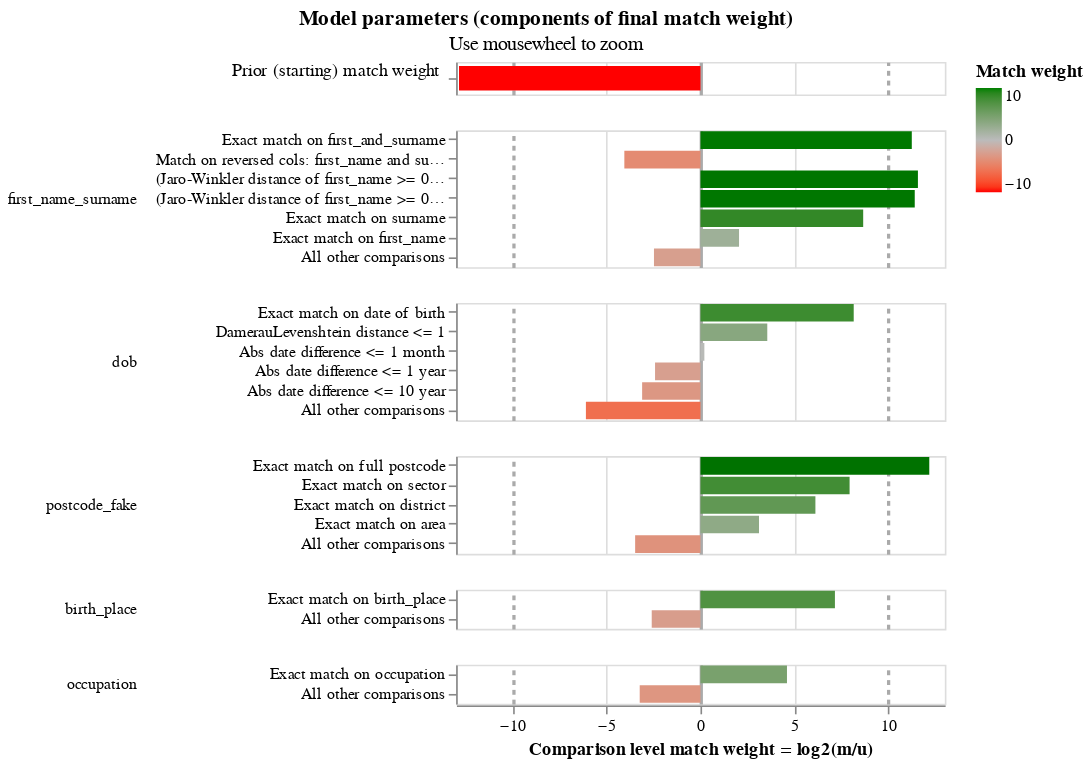

Notebook code for this chart:
### Markdown cell above
### Visualise the match weights

### Code cell
linker.visualisations.match_weights_chart()

### Figure 1 — Vega-Lite specification as saved in the notebook (floating-point values rounded to 4 significant figures)
{"config": {"view": {"continuousWidth": 300, "continuousHeight": 300, "discreteHeight": 60, "discreteWidth": 400}, "header": {"title": null}, "mark": {"tooltip": null}, "title": {"anchor": "middle"}}, "vconcat": [{"mark": {"type": "bar", "clip": true, "height": 15}, "encoding": {"color": {"field": "log2_bayes_factor", "scale": {"domain": [-10, 0, 10], "interpolate": "lab", "range": ["red", "#bbbbbb", "green"]}, "title": "Match weight", "type": "quantitative"}, "tooltip": [{"field": "comparison_name", "title": "Comparison name", "type": "nominal"}, {"field": "probability_two_random_records_match", "format": ".4f", "title": "Probability two random records match", "type": "nominal"}, {"field": "log2_bayes_factor", "format": ",.4f", "title": "Equivalent match weight", "type": "quantitative"}, {"field": "bayes_factor_description", "title": "Match weight description", "type": "nominal"}], "x": {"axis": {"domain": false, "gridColor": {"condition": {"test": "abs(datum.value / 10)  <= 1 & datum.value % 10 === 0", "value": "#aaa"}, "value": "#ddd"}, "gridDash": {"condition": {"test": "abs(datum.value / 10) == 1", "value": [3]}, "value": null}, "gridWidth": {"condition": {"test": "abs(datum.value / 10)  <= 1 & datum.value % 10 === 0", "value": 2}, "value": 1}, "labels": false, "ticks": false, "title": ""}, "field": "log2_bayes_factor", "scale": {"domain": [-13, 13]}, "type": "quantitative"}, "y": {"axis": {"title": "Prior (starting) match weight", "titleAlign": "right", "titleAngle": 0, "titleFontWeight": "normal"}, "field": "label_for_charts", "sort": {"field": "comparison_vector_value", "order": "descending"}, "type": "nominal"}}, "height": 20, "transform": [{"filter": "(datum.comparison_name == 'probability_two_random_records_match')"}]}, {"mark": {"type": "bar", "clip": true}, "encoding": {"color": {"field": "log2_bayes_factor", "scale": {"domain": [-10, 0, 10], "interpolate": "lab", "range": ["red", "#bbbbbb", "green"]}, "title": "Match weight", "type": "quantitative"}, "row": {"field": "comparison_name", "header": {"labelAlign": "left", "labelAnchor": "middle", "labelAngle": 0}, "sort": {"field": "comparison_sort_order"}, "type": "nominal"}, "tooltip": [{"field": "comparison_name", "title": "Comparison name", "type": "nominal"}, {"field": "label_for_charts", "title": "Label", "type": "ordinal"}, {"field": "sql_condition", "title": "SQL condition", "type": "nominal"}, {"field": "m_probability", "format": ".10~g", "title": "M probability", "type": "quantitative"}, {"field": "u_probability", "format": ".10~g", "title": "U probability", "type": "quantitative"}, {"field": "bayes_factor", "format": ",.6f", "title": "Bayes factor = m/u", "type": "quantitative"}, {"field": "log2_bayes_factor", "format": ".4~g", "title": "Match weight = log2(m/u)", "type": "quantitative"}, {"field": "bayes_factor_description", "title": "Match weight description", "type": "nominal"}, {"field": "m_probability_description", "title": "m probability description", "type": "nominal"}, {"field": "u_probability_description", "title": "u probability description", "type": "nominal"}], "x": {"axis": {"gridColor": {"condition": {"test": "abs(datum.value / 10)  <= 1 & datum.value % 10 === 0", "value": "#aaa"}, "value": "#ddd"}, "gridDash": {"condition": {"test": "abs(datum.value / 10) == 1", "value": [3]}, "value": null}, "gridWidth": {"condition": {"test": "abs(datum.value / 10)  <= 1 & datum.value % 10 === 0", "value": 2}, "value": 1}, "title": "Comparison level match weight = log2(m/u)"}, "field": "log2_bayes_factor", "scale": {"domain": [-13, 13]}, "type": "quantitative"}, "y": {"axis": {"title": null}, "field": "label_for_charts", "sort": {"field": "comparison_vector_value", "order": "descending"}, "type": "nominal"}}, "height": {"step": 12}, "resolve": {"axis": {"y": "independent"}, "scale": {"y": "independent"}}, "transform": [{"filter": "(datum.comparison_name != 'probability_two_random_records_match')"}]}], "data": {"name": "data-efc621d68c0df6958d2bab942d7b8efe"}, "params": [{"name": "mouse_zoom", "select": {"type": "interval", "encodings": ["x"]}, "bind": "scales", "views": []}], "resolve": {"axis": {"y": "independent"}, "scale": {"y": "independent"}}, "title": {"text": "Model parameters (components of final match weight)", "subtitle": "Use mousewheel to zoom"}, "$schema": "https://vega.github.io/schema/vega-lite/v5.9.3.json", "datasets": {"data-efc621d68c0df6958d2bab942d7b8efe": [{"comparison_name": "probability_two_random_records_match", "sql_condition": null, "label_for_charts": "", "m_probability": null, "u_probability": null, "m_probability_description": null, "u_probability_description": null, "has_tf_adjustments": false, "tf_adjustment_column": null, "tf_adjustment_weight": null, "is_null_level": false, "bayes_factor": 0.0001358, "log2_bayes_factor": -12.85, "comparison_vector_value": 0, "max_comparison_vector_value": 0, "bayes_factor_description": "The probability that two random records drawn at random match is 0.000 or one in  7,362.3 records.This is equivalent to a starting match weight of -12.846.", "probability_two_random_records_match": 0.0001358, "comparison_sort_order": -1}, {"comparison_name": "first_name_surname", "sql_condition": "\"first_and_surname_l\" = \"first_and_surname_r\"", "label_for_charts": "Exact match on first_and_surname", "m_probability": 0.425, "u_probability": 0.0001754, "m_probability_description": "Amongst matching record comparisons, 42.5% of records (i.e. one in 2.353) are in the exact match on first_and_surname comparison level", "u_probability_description": "Amongst non-matching record comparisons, 0.01754% of records (i.e. one in 5,703) are in the exact match on first_and_surname comparison level", "has_tf_adjustments": true, "tf_adjustment_column": "first_and_surname", "tf_adjustment_weight": 1.0, "is_null_level": false, "bayes_factor": 2423.0, "log2_bayes_factor": 11.24, "comparison_vector_value": 6, "max_comparison_vector_value": 6, "bayes_factor_description": "If comparison level is `exact match on first_and_surname` then comparison is 2,423 times more likely to be a match", "probability_two_random_records_match": 0.0001358, "comparison_sort_order": 0}, {"comparison_name": "first_name_surname", "sql_condition": "\"first_name_l\" = \"surname_r\" AND \"first_name_r\" = \"surname_l\"", "label_for_charts": "Match on reversed cols: first_name and surname (both directions)", "m_probability": 6.288e-05, "u_probability": 0.001042, "m_probability_description": "Amongst matching record comparisons, 0.006288% of records (i.e. one in 15,902) are in the match on reversed cols: first_name and surname (both directions) comparison level", "u_probability_description": "Amongst non-matching record comparisons, 0.1042% of records (i.e. one in 960) are in the match on reversed cols: first_name and surname (both directions) comparison level", "has_tf_adjustments": false, "tf_adjustment_column": null, "tf_adjustment_weight": 1.0, "is_null_level": false, "bayes_factor": 0.06037, "log2_bayes_factor": -4.05, "comparison_vector_value": 5, "max_comparison_vector_value": 6, "bayes_factor_description": "If comparison level is `match on reversed cols: first_name and surname (both directions)` then comparison is 16.56 times less likely to be a match", "probability_two_random_records_match": 0.0001358, "comparison_sort_order": 0}, {"comparison_name": "first_name_surname", "sql_condition": "(jaro_winkler_similarity(\"first_name_l\", \"first_name_r\") >= 0.92) AND (jaro_winkler_similarity(\"surname_l\", \"surname_r\") >= 0.92)", "label_for_charts": "(Jaro-Winkler distance of first_name >= 0.92) AND (Jaro-Winkler distance of surname >= 0.92)", "m_probability": 0.08878, "u_probability": 2.923e-05, "m_probability_description": "Amongst matching record comparisons, 8.878% of records (i.e. one in 11.26) are in the (jaro-winkler distance of first_name >= 0.92) and (jaro-winkler distance of surname >= 0.92) comparison level", "u_probability_description": "Amongst non-matching record comparisons, 0.002923% of records (i.e. one in 34,216) are in the (jaro-winkler distance of first_name >= 0.92) and (jaro-winkler distance of surname >= 0.92) comparison level", "has_tf_adjustments": false, "tf_adjustment_column": null, "tf_adjustment_weight": 1.0, "is_null_level": false, "bayes_factor": 3038.0, "log2_bayes_factor": 11.57, "comparison_vector_value": 4, "max_comparison_vector_value": 6, "bayes_factor_description": "If comparison level is `(jaro-winkler distance of first_name >= 0.92) and (jaro-winkler distance of surname >= 0.92)` then comparison is 3,038 times more likely to be a match", "probability_two_random_records_match": 0.0001358, "comparison_sort_order": 0}, {"comparison_name": "first_name_surname", "sql_condition": "(jaro_winkler_similarity(\"first_name_l\", \"first_name_r\") >= 0.88) AND (jaro_winkler_similarity(\"surname_l\", \"surname_r\") >= 0.88)", "label_for_charts": "(Jaro-Winkler distance of first_name >= 0.88) AND (Jaro-Winkler distance of surname >= 0.88)", "m_probability": 0.08407, "u_probability": 3.111e-05, "m_probability_description": "Amongst matching record comparisons, 8.407% of records (i.e. one in 11.9) are in the (jaro-winkler distance of first_name >= 0.88) and (jaro-winkler distance of surname >= 0.88) comparison level", "u_probability_description": "Amongst non-matching record comparisons, 0.003111% of records (i.e. one in 32,142) are in the (jaro-winkler distance of first_name >= 0.88) and (jaro-winkler distance of surname >= 0.88) comparison level", "has_tf_adjustments": false, "tf_adjustment_column": null, "tf_adjustment_weight": 1.0, "is_null_level": false, "bayes_factor": 2702.0, "log2_bayes_factor": 11.4, "comparison_vector_value": 3, "max_comparison_vector_value": 6, "bayes_factor_description": "If comparison level is `(jaro-winkler distance of first_name >= 0.88) and (jaro-winkler distance of surname >= 0.88)` then comparison is 2,702 times more likely to be a match", "probability_two_random_records_match": 0.0001358, "comparison_sort_order": 0}, {"comparison_name": "first_name_surname", "sql_condition": "\"surname_l\" = \"surname_r\"", "label_for_charts": "Exact match on surname", "m_probability": 0.1728, "u_probability": 0.000428, "m_probability_description": "Amongst matching record comparisons, 17.28% of records (i.e. one in 5.787) are in the exact match on surname comparison level", "u_probability_description": "Amongst non-matching record comparisons, 0.0428% of records (i.e. one in 2,336) are in the exact match on surname comparison level", "has_tf_adjustments": true, "tf_adjustment_column": "surname", "tf_adjustment_weight": 1.0, "is_null_level": false, "bayes_factor": 403.7, "log2_bayes_factor": 8.657, "comparison_vector_value": 2, "max_comparison_vector_value": 6, "bayes_factor_description": "If comparison level is `exact match on surname` then comparison is 404 times more likely to be a match", "probability_two_random_records_match": 0.0001358, "comparison_sort_order": 0}, {"comparison_name": "first_name_surname", "sql_condition": "\"first_name_l\" = \"first_name_r\"", "label_for_charts": "Exact match on first_name", "m_probability": 0.05171, "u_probability": 0.01247, "m_probability_description": "Amongst matching record comparisons, 5.171% of records (i.e. one in 19.34) are in the exact match on first_name comparison level", "u_probability_description": "Amongst non-matching record comparisons, 1.247% of records (i.e. one in 80.18) are in the exact match on first_name comparison level", "has_tf_adjustments": true, "tf_adjustment_column": "first_name", "tf_adjustment_weight": 1.0, "is_null_level": false, "bayes_factor": 4.146, "log2_bayes_factor": 2.052, "comparison_vector_value": 1, "max_comparison_vector_value": 6, "bayes_factor_description": "If comparison level is `exact match on first_name` then comparison is 4.146 times more likely to be a match", "probability_two_random_records_match": 0.0001358, "comparison_sort_order": 0}, {"comparison_name": "first_name_surname", "sql_condition": "ELSE", "label_for_charts": "All other comparisons", "m_probability": 0.1776, "u_probability": 0.9869, "m_probability_description": "Amongst matching record comparisons, 17.76% of records (i.e. one in 5.629) are in the all other comparisons comparison level", "u_probability_description": "Amongst non-matching record comparisons, 98.69% of records (i.e. one in 1.013) are in the all other comparisons comparison level", "has_tf_adjustments": false, "tf_adjustment_column": null, "tf_adjustment_weight": 1.0, "is_null_level": false, "bayes_factor": 0.18, "log2_bayes_factor": -2.474, "comparison_vector_value": 0, "max_comparison_vector_value": 6, "bayes_factor_description": "If comparison level is `all other comparisons` then comparison is 5.555 times less likely to be a match", "probability_two_random_records_match": 0.0001358, "comparison_sort_order": 0}, {"comparison_name": "dob", "sql_condition": "\"dob_l\" = \"dob_r\"", "label_for_charts": "Exact match on date of birth", "m_probability": 0.679, "u_probability": 0.002386, "m_probability_description": "Amongst matching record comparisons, 67.9% of records (i.e. one in 1.473) are in the exact match on date of birth comparison level", "u_probability_description": "Amongst non-matching record comparisons, 0.2386% of records (i.e. one in 419) are in the exact match on date of birth comparison level", "has_tf_adjustments": false, "tf_adjustment_column": null, "tf_adjustment_weight": 1.0, "is_null_level": false, "bayes_factor": 284.6, "log2_bayes_factor": 8.153, "comparison_vector_value": 5, "max_comparison_vector_value": 5, "bayes_factor_description": "If comparison level is `exact match on date of birth` then comparison is 285 times more likely to be a match", "probability_two_random_records_match": 0.0001358, "comparison_sort_order": 1}, {"comparison_name": "dob", "sql_condition": "damerau_levenshtein(\"dob_l\", \"dob_r\") <= 1", "label_for_charts": "DamerauLevenshtein distance <= 1", "m_probability": 0.2737, "u_probability": 0.02329, "m_probability_description": "Amongst matching record comparisons, 27.37% of records (i.e. one in 3.654) are in the dameraulevenshtein distance <= 1 comparison level", "u_probability_description": "Amongst non-matching record comparisons, 2.329% of records (i.e. one in 42.93) are in the dameraulevenshtein distance <= 1 comparison level", "has_tf_adjustments": false, "tf_adjustment_column": null, "tf_adjustment_weight": 1.0, "is_null_level": false, "bayes_factor": 11.75, "log2_bayes_factor": 3.555, "comparison_vector_value": 4, "max_comparison_vector_value": 5, "bayes_factor_description": "If comparison level is `dameraulevenshtein distance <= 1` then comparison is 11.75 times more likely to be a match", "probability_two_random_records_match": 0.0001358, "comparison_sort_order": 1}, {"comparison_name": "dob", "sql_condition": "ABS(EPOCH(try_strptime(\"dob_l\", '%Y-%m-%d')) - EPOCH(try_strptime(\"dob_r\", '%Y-%m-%d'))) <= 2629800.0", "label_for_charts": "Abs date difference <= 1 month", "m_probability": 0.00268, "u_probability": 0.002321, "m_probability_description": "Amongst matching record comparisons, 0.268% of records (i.e. one in 373) are in the abs date difference <= 1 month comparison level", "u_probability_description": "Amongst non-matching record comparisons, 0.2321% of records (i.e. one in 431) are in the abs date difference <= 1 month comparison level", "has_tf_adjustments": false, "tf_adjustment_column": null, "tf_adjustment_weight": 1.0, "is_null_level": false, "bayes_factor": 1.155, "log2_bayes_factor": 0.2074, "comparison_vector_value": 3, "max_comparison_vector_value": 5, "bayes_factor_description": "If comparison level is `abs date difference <= 1 month` then comparison is 1.155 times more likely to be a match", "probability_two_random_records_match": 0.0001358, "comparison_sort_order": 1}, {"comparison_name": "dob", "sql_condition": "ABS(EPOCH(try_strptime(\"dob_l\", '%Y-%m-%d')) - EPOCH(try_strptime(\"dob_r\", '%Y-%m-%d'))) <= 31557600.0", "label_for_charts": "Abs date difference <= 1 year", "m_probability": 0.006237, "u_probability": 0.0333, "m_probability_description": "Amongst matching record comparisons, 0.6237% of records (i.e. one in 160) are in the abs date difference <= 1 year comparison level", "u_probability_description": "Amongst non-matching record comparisons, 3.33% of records (i.e. one in 30.03) are in the abs date difference <= 1 year comparison level", "has_tf_adjustments": false, "tf_adjustment_column": null, "tf_adjustment_weight": 1.0, "is_null_level": false, "bayes_factor": 0.1873, "log2_bayes_factor": -2.417, "comparison_vector_value": 2, "max_comparison_vector_value": 5, "bayes_factor_description": "If comparison level is `abs date difference <= 1 year` then comparison is 5.339 times less likely to be a match", "probability_two_random_records_match": 0.0001358, "comparison_sort_order": 1}, {"comparison_name": "dob", "sql_condition": "ABS(EPOCH(try_strptime(\"dob_l\", '%Y-%m-%d')) - EPOCH(try_strptime(\"dob_r\", '%Y-%m-%d'))) <= 315576000.0", "label_for_charts": "Abs date difference <= 10 year", "m_probability": 0.02826, "u_probability": 0.2429, "m_probability_description": "Amongst matching record comparisons, 2.826% of records (i.e. one in 35.38) are in the abs date difference <= 10 year comparison level", "u_probability_description": "Amongst non-matching record comparisons, 24.29% of records (i.e. one in 4.116) are in the abs date difference <= 10 year comparison level", "has_tf_adjustments": false, "tf_adjustment_column": null, "tf_adjustment_weight": 1.0, "is_null_level": false, "bayes_factor": 0.1163, "log2_bayes_factor": -3.104, "comparison_vector_value": 1, "max_comparison_vector_value": 5, "bayes_factor_description": "If comparison level is `abs date difference <= 10 year` then comparison is 8.596 times less likely to be a match", "probability_two_random_records_match": 0.0001358, "comparison_sort_order": 1}, {"comparison_name": "dob", "sql_condition": "ELSE", "label_for_charts": "All other comparisons", "m_probability": 0.01018, "u_probability": 0.6958, "m_probability_description": "Amongst matching record comparisons, 1.018% of records (i.e. one in 98.25) are in the all other comparisons comparison level", "u_probability_description": "Amongst non-matching record comparisons, 69.58% of records (i.e. one in 1.437) are in the all other comparisons comparison level", "has_tf_adjustments": false, "tf_adjustment_column": null, "tf_adjustment_weight": 1.0, "is_null_level": false, "bayes_factor": 0.01463, "log2_bayes_factor": -6.095, "comparison_vector_value": 0, "max_comparison_vector_value": 5, "bayes_factor_description": "If comparison level is `all other comparisons` then comparison is 68.36 times less likely to be a match", "probability_two_random_records_match": 0.0001358, "comparison_sort_order": 1}, {"comparison_name": "postcode_fake", "sql_condition": "\"postcode_fake_l\" = \"postcode_fake_r\"", "label_for_charts": "Exact match on full postcode", "m_probability": 0.6733, "u_probability": 0.0001457, "m_probability_description": "Amongst matching record comparisons, 67.33% of records (i.e. one in 1.485) are in the exact match on full postcode comparison level", "u_probability_description": "Amongst non-matching record comparisons, 0.01457% of records (i.e. one in 6,862) are in the exact match on full postcode comparison level", "has_tf_adjustments": false, "tf_adjustment_column": null, "tf_adjustment_weight": 1.0, "is_null_level": false, "bayes_factor": 4620.0, "log2_bayes_factor": 12.17, "comparison_vector_value": 4, "max_comparison_vector_value": 4, "bayes_factor_description": "If comparison level is `exact match on full postcode` then comparison is 4,620 times more likely to be a match", "probability_two_random_records_match": 0.0001358, "comparison_sort_order": 2}, {"comparison_name": "postcode_fake", "sql_condition": "NULLIF(regexp_extract(\"postcode_fake_l\", '^[A-Za-z]{1,2}[0-9][A-Za-z0-9]? [0-9]', 0), '') = NULLIF(regexp_extract(\"postcode_fake_r\", '^[A-Za-z]{1,2}[0-9][A-Za-z0-9]? [0-9]', 0), '')", "label_for_charts": "Exact match on sector", "m_probability": 0.09318, "u_probability": 0.0003812, "m_probability_description": "Amongst matching record comparisons, 9.318% of records (i.e. one in 10.73) are in the exact match on sector comparison level", "u_probability_description": "Amongst non-matching record comparisons, 0.03812% of records (i.e. one in 2,624) are in the exact match on sector comparison level", "has_tf_adjustments": false, "tf_adjustment_column": null, "tf_adjustment_weight": 1.0, "is_null_level": false, "bayes_factor": 244.5, "log2_bayes_factor": 7.934, "comparison_vector_value": 3, "max_comparison_vector_value": 4, "bayes_factor_description": "If comparison level is `exact match on sector` then comparison is 244 times more likely to be a match", "probability_two_random_records_match": 0.0001358, "comparison_sort_order": 2}, {"comparison_name": "postcode_fake", "sql_condition": "NULLIF(regexp_extract(\"postcode_fake_l\", '^[A-Za-z]{1,2}[0-9][A-Za-z0-9]?', 0), '') = NULLIF(regexp_extract(\"postcode_fake_r\", '^[A-Za-z]{1,2}[0-9][A-Za-z0-9]?', 0), '')", "label_for_charts": "Exact match on district", "m_probability": 0.04262, "u_probability": 0.000615, "m_probability_description": "Amongst matching record comparisons, 4.262% of records (i.e. one in 23.47) are in the exact match on district comparison level", "u_probability_description": "Amongst non-matching record comparisons, 0.0615% of records (i.e. one in 1,626) are in the exact match on district comparison level", "has_tf_adjustments": false, "tf_adjustment_column": null, "tf_adjustment_weight": 1.0, "is_null_level": false, "bayes_factor": 69.3, "log2_bayes_factor": 6.115, "comparison_vector_value": 2, "max_comparison_vector_value": 4, "bayes_factor_description": "If comparison level is `exact match on district` then comparison is 69.3 times more likely to be a match", "probability_two_random_records_match": 0.0001358, "comparison_sort_order": 2}, {"comparison_name": "postcode_fake", "sql_condition": "NULLIF(regexp_extract(\"postcode_fake_l\", '^[A-Za-z]{1,2}', 0), '') = NULLIF(regexp_extract(\"postcode_fake_r\", '^[A-Za-z]{1,2}', 0), '')", "label_for_charts": "Exact match on area", "m_probability": 0.1022, "u_probability": 0.0118, "m_probability_description": "Amongst matching record comparisons, 10.22% of records (i.e. one in 9.789) are in the exact match on area comparison level", "u_probability_description": "Amongst non-matching record comparisons, 1.18% of records (i.e. one in 84.76) are in the exact match on area comparison level", "has_tf_adjustments": false, "tf_adjustment_column": null, "tf_adjustment_weight": 1.0, "is_null_level": false, "bayes_factor": 8.658, "log2_bayes_factor": 3.114, "comparison_vector_value": 1, "max_comparison_vector_value": 4, "bayes_factor_description": "If comparison level is `exact match on area` then comparison is 8.658 times more likely to be a match", "probability_two_random_records_match": 0.0001358, "comparison_sort_order": 2}, {"comparison_name": "postcode_fake", "sql_condition": "ELSE", "label_for_charts": "All other comparisons", "m_probability": 0.08875, "u_probability": 0.9871, "m_probability_description": "Amongst matching record comparisons, 8.875% of records (i.e. one in 11.27) are in the all other comparisons comparison level", "u_probability_description": "Amongst non-matching record comparisons, 98.71% of records (i.e. one in 1.013) are in the all other comparisons comparison level", "has_tf_adjustments": false, "tf_adjustment_column": null, "tf_adjustment_weight": 1.0, "is_null_level": false, "bayes_factor": 0.08992, "log2_bayes_factor": -3.475, "comparison_vector_value": 0, "max_comparison_vector_value": 4, "bayes_factor_description": "If comparison level is `all other comparisons` then comparison is 11.12 times less likely to be a match", "probability_two_random_records_match": 0.0001358, "comparison_sort_order": 2}, {"comparison_name": "birth_place", "sql_condition": "\"birth_place_l\" = \"birth_place_r\"", "label_for_charts": "Exact match on birth_place", "m_probability": 0.8352, "u_probability": 0.005868, "m_probability_description": "Amongst matching record comparisons, 83.52% of records (i.e. one in 1.197) are in the exact match on birth_place comparison level", "u_probability_description": "Amongst non-matching record comparisons, 0.5868% of records (i.e. one in 170) are in the exact match on birth_place comparison level", "has_tf_adjustments": true, "tf_adjustment_column": "birth_place", "tf_adjustment_weight": 1.0, "is_null_level": false, "bayes_factor": 142.3, "log2_bayes_factor": 7.153, "comparison_vector_value": 1, "max_comparison_vector_value": 1, "bayes_factor_description": "If comparison level is `exact match on birth_place` then comparison is 142 times more likely to be a match", "probability_two_random_records_match": 0.0001358, "comparison_sort_order": 3}, {"comparison_name": "birth_place", "sql_condition": "ELSE", "label_for_charts": "All other comparisons", "m_probability": 0.1648, "u_probability": 0.9941, "m_probability_description": "Amongst matching record comparisons, 16.48% of records (i.e. one in 6.07) are in the all other comparisons comparison level", "u_probability_description": "Amongst non-matching record comparisons, 99.41% of records (i.e. one in 1.006) are in the all other comparisons comparison level", "has_tf_adjustments": false, "tf_adjustment_column": null, "tf_adjustment_weight": 1.0, "is_null_level": false, "bayes_factor": 0.1657, "log2_bayes_factor": -2.593, "comparison_vector_value": 0, "max_comparison_vector_value": 1, "bayes_factor_description": "If comparison level is `all other comparisons` then comparison is 6.034 times less likely to be a match", "probability_two_random_records_match": 0.0001358, "comparison_sort_order": 3}, {"comparison_name": "occupation", "sql_condition": "\"occupation_l\" = \"occupation_r\"", "label_for_charts": "Exact match on occupation", "m_probability": 0.8975, "u_probability": 0.03695, "m_probability_description": "Amongst matching record comparisons, 89.75% of records (i.e. one in 1.114) are in the exact match on occupation comparison level", "u_probability_description": "Amongst non-matching record comparisons, 3.695% of records (i.e. one in 27.06) are in the exact match on occupation comparison level", "has_tf_adjustments": true, "tf_adjustment_column": "occupation", "tf_adjustment_weight": 1.0, "is_null_level": false, "bayes_factor": 24.29, "log2_bayes_factor": 4.602, "comparison_vector_value": 1, "max_comparison_vector_value": 1, "bayes_factor_description": "If comparison level is `exact match on occupation` then comparison is 24.29 times more likely to be a match", "probability_two_random_records_match": 0.0001358, "comparison_sort_order": 4}, {"comparison_name": "occupation", "sql_condition": "ELSE", "label_for_charts": "All other comparisons", "m_probability": 0.1025, "u_probability": 0.963, "m_probability_description": "Amongst matching record comparisons, 10.25% of records (i.e. one in 9.759) are in the all other comparisons comparison level", "u_probability_description": "Amongst non-matching record comparisons, 96.3% of records (i.e. one in 1.038) are in the all other comparisons comparison level", "has_tf_adjustments": false, "tf_adjustment_column": null, "tf_adjustment_weight": 1.0, "is_null_level": false, "bayes_factor": 0.1064, "log2_bayes_factor": -3.232, "comparison_vector_value": 0, "max_comparison_vector_value": 1, "bayes_factor_description": "If comparison level is `all other comparisons` then comparison is 9.398 times less likely to be a match", "probability_two_random_records_match": 0.0001358, "comparison_sort_order": 4}]}}
